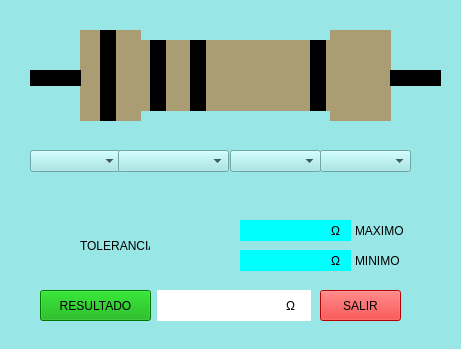
<?xml version="1.0" encoding="UTF-8"?>
<ui version="4.0">
 <class>FORM</class>
 <widget class="QWidget" name="FORM">
  <property name="geometry">
   <rect>
    <x>0</x>
    <y>0</y>
    <width>461</width>
    <height>349</height>
   </rect>
  </property>
  <property name="windowTitle">
   <string>CALCULADORA RESISTENCIA</string>
  </property>
  <property name="styleSheet">
   <string notr="true">background-color: rgb(153, 230, 230);</string>
  </property>
  <widget class="QLabel" name="label">
   <property name="geometry">
    <rect>
     <x>80</x>
     <y>30</y>
     <width>61</width>
     <height>91</height>
    </rect>
   </property>
   <property name="styleSheet">
    <string notr="true">background-color: rgb(170, 157, 116);</string>
   </property>
   <property name="text">
    <string/>
   </property>
  </widget>
  <widget class="QLabel" name="label_2">
   <property name="geometry">
    <rect>
     <x>140</x>
     <y>40</y>
     <width>191</width>
     <height>71</height>
    </rect>
   </property>
   <property name="styleSheet">
    <string notr="true">background-color: rgb(170, 157, 116);</string>
   </property>
   <property name="text">
    <string/>
   </property>
  </widget>
  <widget class="QLabel" name="label_3">
   <property name="geometry">
    <rect>
     <x>330</x>
     <y>30</y>
     <width>61</width>
     <height>91</height>
    </rect>
   </property>
   <property name="styleSheet">
    <string notr="true">background-color: rgb(170, 157, 116);</string>
   </property>
   <property name="text">
    <string/>
   </property>
  </widget>
  <widget class="QLabel" name="label_4">
   <property name="geometry">
    <rect>
     <x>100</x>
     <y>30</y>
     <width>16</width>
     <height>91</height>
    </rect>
   </property>
   <property name="styleSheet">
    <string notr="true">background-color: rgb(0, 0, 0);</string>
   </property>
   <property name="text">
    <string/>
   </property>
  </widget>
  <widget class="QLabel" name="label_5">
   <property name="geometry">
    <rect>
     <x>150</x>
     <y>40</y>
     <width>16</width>
     <height>71</height>
    </rect>
   </property>
   <property name="styleSheet">
    <string notr="true">background-color: rgb(0, 0, 0);</string>
   </property>
   <property name="text">
    <string/>
   </property>
  </widget>
  <widget class="QLabel" name="label_6">
   <property name="geometry">
    <rect>
     <x>190</x>
     <y>40</y>
     <width>16</width>
     <height>71</height>
    </rect>
   </property>
   <property name="styleSheet">
    <string notr="true">background-color: rgb(0, 0, 0);</string>
   </property>
   <property name="text">
    <string/>
   </property>
  </widget>
  <widget class="QLabel" name="label_7">
   <property name="geometry">
    <rect>
     <x>310</x>
     <y>40</y>
     <width>16</width>
     <height>71</height>
    </rect>
   </property>
   <property name="styleSheet">
    <string notr="true">background-color: rgb(0, 0, 0);</string>
   </property>
   <property name="text">
    <string/>
   </property>
  </widget>
  <widget class="QLabel" name="label_8">
   <property name="geometry">
    <rect>
     <x>30</x>
     <y>70</y>
     <width>51</width>
     <height>16</height>
    </rect>
   </property>
   <property name="styleSheet">
    <string notr="true">background-color: rgb(0, 0, 0);</string>
   </property>
   <property name="text">
    <string>TextLabel</string>
   </property>
  </widget>
  <widget class="QLabel" name="label_9">
   <property name="geometry">
    <rect>
     <x>390</x>
     <y>70</y>
     <width>51</width>
     <height>16</height>
    </rect>
   </property>
   <property name="styleSheet">
    <string notr="true">background-color: rgb(0, 0, 0);</string>
   </property>
   <property name="text">
    <string>TextLabel</string>
   </property>
  </widget>
  <widget class="QComboBox" name="select1">
   <property name="geometry">
    <rect>
     <x>30</x>
     <y>150</y>
     <width>91</width>
     <height>22</height>
    </rect>
   </property>
  </widget>
  <widget class="QComboBox" name="select4">
   <property name="geometry">
    <rect>
     <x>320</x>
     <y>150</y>
     <width>91</width>
     <height>22</height>
    </rect>
   </property>
  </widget>
  <widget class="QComboBox" name="select3">
   <property name="geometry">
    <rect>
     <x>230</x>
     <y>150</y>
     <width>91</width>
     <height>22</height>
    </rect>
   </property>
  </widget>
  <widget class="QComboBox" name="select2">
   <property name="geometry">
    <rect>
     <x>118</x>
     <y>150</y>
     <width>111</width>
     <height>22</height>
    </rect>
   </property>
  </widget>
  <widget class="QLabel" name="tolerancia1">
   <property name="geometry">
    <rect>
     <x>80</x>
     <y>230</y>
     <width>81</width>
     <height>31</height>
    </rect>
   </property>
   <property name="styleSheet">
    <string notr="true">font: 7pt &quot;MS Shell Dlg 2&quot;;</string>
   </property>
   <property name="text">
    <string>TOLERANCIA:</string>
   </property>
  </widget>
  <widget class="QLabel" name="tolerancia">
   <property name="geometry">
    <rect>
     <x>150</x>
     <y>230</y>
     <width>41</width>
     <height>31</height>
    </rect>
   </property>
   <property name="text">
    <string/>
   </property>
  </widget>
  <widget class="QLabel" name="maximo">
   <property name="geometry">
    <rect>
     <x>240</x>
     <y>220</y>
     <width>101</width>
     <height>21</height>
    </rect>
   </property>
   <property name="styleSheet">
    <string notr="true">background-color: rgb(0, 255, 255);</string>
   </property>
   <property name="text">
    <string/>
   </property>
   <property name="alignment">
    <set>Qt::AlignCenter</set>
   </property>
  </widget>
  <widget class="QLabel" name="minimo">
   <property name="geometry">
    <rect>
     <x>240</x>
     <y>250</y>
     <width>101</width>
     <height>21</height>
    </rect>
   </property>
   <property name="styleSheet">
    <string notr="true">background-color: rgb(0, 255, 255);
</string>
   </property>
   <property name="text">
    <string/>
   </property>
   <property name="alignment">
    <set>Qt::AlignCenter</set>
   </property>
  </widget>
  <widget class="QLabel" name="label_10">
   <property name="geometry">
    <rect>
     <x>355</x>
     <y>220</y>
     <width>101</width>
     <height>21</height>
    </rect>
   </property>
   <property name="text">
    <string>MAXIMO</string>
   </property>
  </widget>
  <widget class="QLabel" name="label_11">
   <property name="geometry">
    <rect>
     <x>355</x>
     <y>250</y>
     <width>101</width>
     <height>21</height>
    </rect>
   </property>
   <property name="text">
    <string>MINIMO</string>
   </property>
  </widget>
  <widget class="QPushButton" name="bt_resultado">
   <property name="geometry">
    <rect>
     <x>40</x>
     <y>290</y>
     <width>111</width>
     <height>31</height>
    </rect>
   </property>
   <property name="styleSheet">
    <string notr="true">background-color: rgb(0, 170, 0);</string>
   </property>
   <property name="text">
    <string>RESULTADO</string>
   </property>
  </widget>
  <widget class="QLabel" name="label_12">
   <property name="geometry">
    <rect>
     <x>157</x>
     <y>290</y>
     <width>121</width>
     <height>31</height>
    </rect>
   </property>
   <property name="styleSheet">
    <string notr="true">background-color: rgb(255, 255, 255);</string>
   </property>
   <property name="text">
    <string/>
   </property>
   <property name="alignment">
    <set>Qt::AlignCenter</set>
   </property>
  </widget>
  <widget class="QPushButton" name="bt_salir">
   <property name="geometry">
    <rect>
     <x>320</x>
     <y>290</y>
     <width>81</width>
     <height>31</height>
    </rect>
   </property>
   <property name="styleSheet">
    <string notr="true">background-color: rgb(255, 0, 0);</string>
   </property>
   <property name="text">
    <string>SALIR</string>
   </property>
  </widget>
  <widget class="QLabel" name="label_13">
   <property name="geometry">
    <rect>
     <x>270</x>
     <y>290</y>
     <width>41</width>
     <height>31</height>
    </rect>
   </property>
   <property name="styleSheet">
    <string notr="true">background-color: rgb(255, 255, 255);
font: 75 14pt &quot;MS Shell Dlg 2&quot;;</string>
   </property>
   <property name="text">
    <string>Ω</string>
   </property>
   <property name="alignment">
    <set>Qt::AlignCenter</set>
   </property>
  </widget>
  <widget class="QLabel" name="label_14">
   <property name="geometry">
    <rect>
     <x>320</x>
     <y>220</y>
     <width>31</width>
     <height>21</height>
    </rect>
   </property>
   <property name="styleSheet">
    <string notr="true">background-color: rgb(0, 255, 255);
font: 75 14pt &quot;MS Shell Dlg 2&quot;;</string>
   </property>
   <property name="text">
    <string>Ω</string>
   </property>
   <property name="alignment">
    <set>Qt::AlignCenter</set>
   </property>
  </widget>
  <widget class="QLabel" name="label_15">
   <property name="geometry">
    <rect>
     <x>320</x>
     <y>250</y>
     <width>31</width>
     <height>21</height>
    </rect>
   </property>
   <property name="styleSheet">
    <string notr="true">background-color: rgb(0, 255, 255);
font: 75 14pt &quot;MS Shell Dlg 2&quot;;</string>
   </property>
   <property name="text">
    <string>Ω</string>
   </property>
   <property name="alignment">
    <set>Qt::AlignCenter</set>
   </property>
  </widget>
 </widget>
 <resources/>
 <connections>
  <connection>
   <sender>bt_salir</sender>
   <signal>clicked()</signal>
   <receiver>FORM</receiver>
   <slot>close()</slot>
   <hints>
    <hint type="sourcelabel">
     <x>388</x>
     <y>310</y>
    </hint>
    <hint type="destinationlabel">
     <x>382</x>
     <y>387</y>
    </hint>
   </hints>
  </connection>
 </connections>
</ui>
